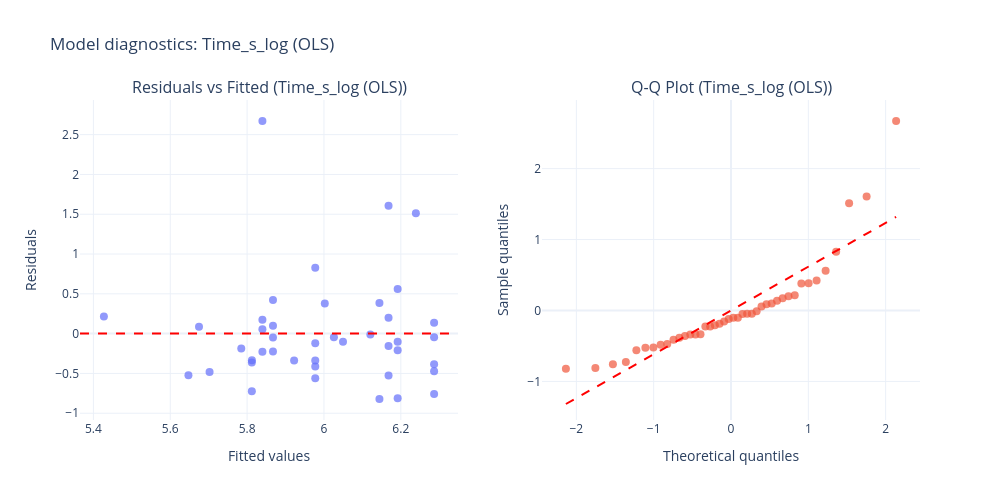

The code cell stored with this chart in its notebook:
### Markdown cell above
### 3.3.3. Log-Transformed model for Time

### Code cell
df_study_data_long["Time_s_log"] = np.log(df_study_data_long["Time_s"] + 1e-6)

model_time_log = smf.ols(
    "Time_s_log ~ SGL_Centered * C(Condition)",
    data=df_study_data_long
).fit()

print("\nLog-transformed Time model summary:")
print(model_time_log.summary())

plot_resid_diags_plotly(model_time_log, "Time_s_log (OLS)")

### Figure 1 — Plotly figure (JSON) as saved in the notebook; plotly's stock layout.template omitted (floating-point values rounded to 4 significant figures)
{"data": [{"marker": {"opacity": 0.7, "size": 8}, "mode": "markers", "name": "Residuals", "type": "scatter", "x": [5.84, 5.702, 5.675, 5.922, 5.647, 5.812, 5.867, 5.977, 5.785, 5.812, 5.84, 5.867, 5.977, 5.977, 5.867, 5.977, 5.977, 5.84, 5.867, 5.84, 5.427, 6.168, 6.05, 6.026, 6.239, 6.002, 6.144, 6.192, 6.287, 6.121, 6.144, 6.168, 6.192, 6.287, 6.287, 6.192, 6.287, 6.287, 6.168, 6.192, 6.168, 5.813], "xaxis": "x", "y": [-0.2267, -0.482, 0.08722, -0.3388, -0.5234, -0.7247, -0.2254, -0.4128, -0.1864, -0.3613, 2.671, 0.09883, -0.339, -0.5612, -0.05021, 0.8284, -0.1194, 0.05458, 0.4224, 0.1739, 0.2146, 0.2001, -0.1015, -0.04697, 1.512, 0.3797, 0.3836, -0.8119, -0.384, -0.01142, -0.8214, -0.5262, -0.1027, 0.1366, -0.04438, -0.2078, -0.7572, -0.4725, -0.1544, 0.5605, 1.606, -0.336], "yaxis": "y"}, {"marker": {"opacity": 0.7, "size": 8}, "mode": "markers", "name": "Q-Q points", "type": "scatter", "x": [-2.135, -1.754, -1.527, -1.36, -1.224, -1.107, -1.004, -0.9103, -0.8241, -0.7436, -0.6677, -0.5955, -0.5262, -0.4594, -0.3946, -0.3314, -0.2695, -0.2086, -0.1485, -0.08887, -0.02959, 0.02959, 0.08887, 0.1485, 0.2086, 0.2695, 0.3314, 0.3946, 0.4594, 0.5262, 0.5955, 0.6677, 0.7436, 0.8241, 0.9103, 1.004, 1.107, 1.224, 1.36, 1.527, 1.754, 2.135], "xaxis": "x2", "y": [-0.8214, -0.8119, -0.7572, -0.7247, -0.5612, -0.5262, -0.5234, -0.482, -0.4725, -0.4128, -0.384, -0.3613, -0.339, -0.3388, -0.336, -0.2267, -0.2254, -0.2078, -0.1864, -0.1544, -0.1194, -0.1027, -0.1015, -0.05021, -0.04697, -0.04438, -0.01142, 0.05458, 0.08722, 0.09883, 0.1366, 0.1739, 0.2001, 0.2146, 0.3797, 0.3836, 0.4224, 0.5605, 0.8284, 1.512, 1.606, 2.671], "yaxis": "y2"}, {"line": {"color": "red", "dash": "dash"}, "mode": "lines", "name": "Q-Q reference", "type": "scatter", "x": [-2.135, 2.135], "xaxis": "x2", "y": [-1.318, 1.318], "yaxis": "y2"}], "layout": {"annotations": [{"font": {"size": 16}, "showarrow": false, "text": "Residuals vs Fitted (Time_s_log (OLS))", "x": 0.225, "xanchor": "center", "xref": "paper", "y": 1, "yanchor": "bottom", "yref": "paper"}, {"font": {"size": 16}, "showarrow": false, "text": "Q-Q Plot (Time_s_log (OLS))", "x": 0.775, "xanchor": "center", "xref": "paper", "y": 1, "yanchor": "bottom", "yref": "paper"}], "height": 500, "shapes": [{"line": {"color": "red", "dash": "dash"}, "type": "line", "x0": 0, "x1": 1, "xref": "x domain", "y0": 0, "y1": 0, "yref": "y"}], "showlegend": false, "title": {"text": "Model diagnostics: Time_s_log (OLS)"}, "width": 1000, "xaxis": {"anchor": "y", "domain": [0, 0.45], "title": {"text": "Fitted values"}}, "xaxis2": {"anchor": "y2", "domain": [0.55, 1], "title": {"text": "Theoretical quantiles"}}, "yaxis": {"anchor": "x", "domain": [0, 1], "title": {"text": "Residuals"}}, "yaxis2": {"anchor": "x2", "domain": [0, 1], "title": {"text": "Sample quantiles"}}}}
